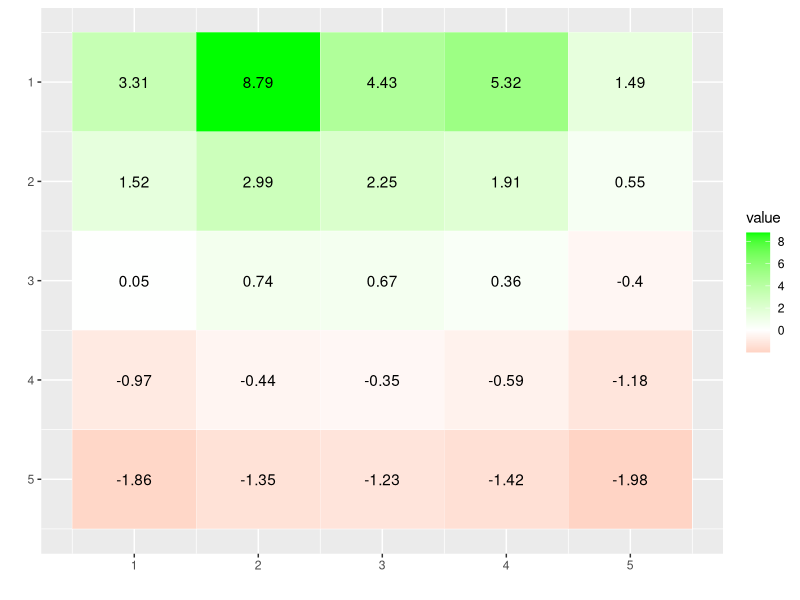
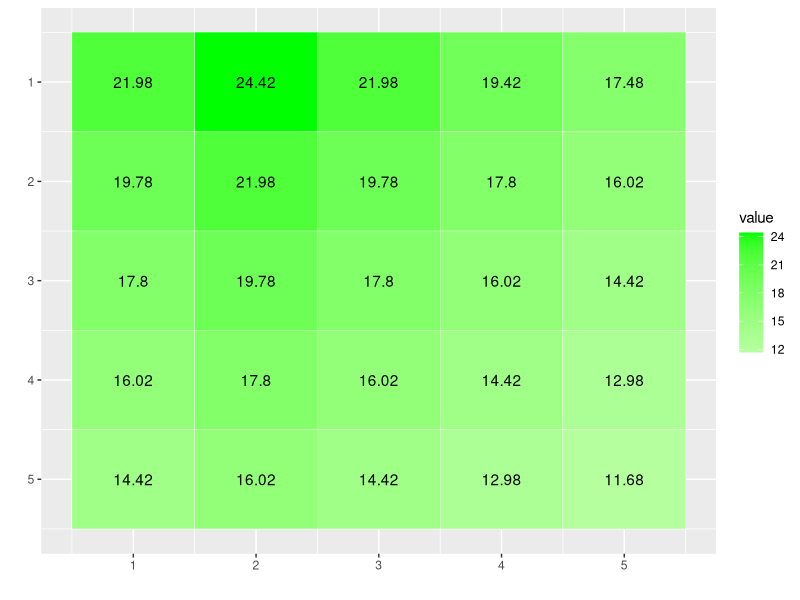

The R source for these figures, in order:
library(tidyverse)
library(reshape2)

actions <- list(
  "U" = c(-1, 0),
  "D" = c(1, 0),
  "L" = c(0, -1),
  "R" = c(0, 1)
)

A <- c("x" = 1, "y" = 2)
B <- c("x" = 1, "y" = 4)

A_prime <- c("x" = 5, "y" = 2)
B_prime <- c("x" = 3, "y" = 4)


cols <- 5
rows <- 5


is_off_grid <- function(state, action) {
  new_state <- next_state(state, action)
  if(new_state[["x"]] > cols | new_state[["y"]] > rows | new_state[["x"]] < 1 | new_state[["y"]] < 1)
    return(TRUE)
  
  return(FALSE)
}

next_state <- function(state, action){
  new_state <- state + action
  return(new_state)
}

full_back <- function(state, action, discount, V){
  x <- (state-1)%%5 + 1
  y <- (state-1)%/%5 + 1
 
  state <- c("x" = x, "y" = y)
  
  if(all(state == A)) {
    r <- 10
    new_state <- A_prime
  } else if(all(state == B)) {
    r <- 5
    new_state <- B_prime
  } else if(is_off_grid(state, action)) {
    r <- -1
    new_state <- state
  } else {
    r <- 0
    new_state <- next_state(state, action)
  }
  val <- r + discount * V[ new_state[["x"]], new_state[["y"]] ]
  return(val)
}



compute_V <- function(discount = 0.9){
  V <- matrix(0, nrow = rows, ncol = cols)
  
  while(TRUE){
    old_v <- V
    for(state in seq_len(rows * cols)){
      vals <- map_dbl(actions, full_back, state = state, discount = discount, V = V)
      V[state] <- mean(vals)
    }
    
    delta <- sum(abs(old_v - V))
    
    if(delta < 0.000001)
      break
  }
  return(V)
}


compute_V_star <- function(discount = 0.9, return_best_actions = F){
  V <- matrix(0, nrow = rows, ncol = cols)
  best_actions <- matrix("", nrow = rows, ncol = cols)
  action_names <- names(actions)
  while(TRUE){
    old_v <- V
    for(state in seq_len(rows * cols)){
      vals <- map_dbl(actions, full_back, state = state, discount = discount, V = V)
      V[state] <- max(vals)
      act <- which(vals == max(vals))
      best_actions[state] <- paste(action_names[act], collapse = "/")
    }
    
    delta <- sum(abs(old_v - V))
    
    if(delta < 0.000001)
      break
  }
  if(return_best_actions)
    return(list("values" = V, "best_actions" = best_actions))
  return(V)
}


result_V <- compute_V()
round(result_V, 2)

result_V_star <- compute_V_star(return_best_actions = T)
round(result_V_star$values, 2)
result_V_star$best_actions


# ---- plotting figures


plot_fig3.2 <- function(discount = 0.9){
  
  result <- compute_V(discount = discount)
  result_df <- melt(round(result, 2))
  
  plot <- ggplot(result_df, aes(Var2, Var1)) + geom_tile(aes(fill = value), colour = "white") + 
    geom_text(aes(label = value)) +
    scale_fill_gradient2(low = "red", mid = "white", high = "green") +
    labs(x = "",y = "") +
    scale_y_reverse()
  
  return(plot)
}


plot_fig3.5 <- function(discount = 0.9){
  
  result <- compute_V_star(discount = discount)
  result_df <- melt(round(result, 2))
  
  plot <- ggplot(result_df, aes(Var2, Var1)) + geom_tile(aes(fill = value), colour = "white") + 
    geom_text(aes(label = value)) +
    scale_fill_gradient2(low = "red", mid = "white", high = "green") +
    labs(x = "",y = "") +
    scale_y_reverse()
  
  return(plot)
}


plot_fig3.2()
plot_fig3.5()
